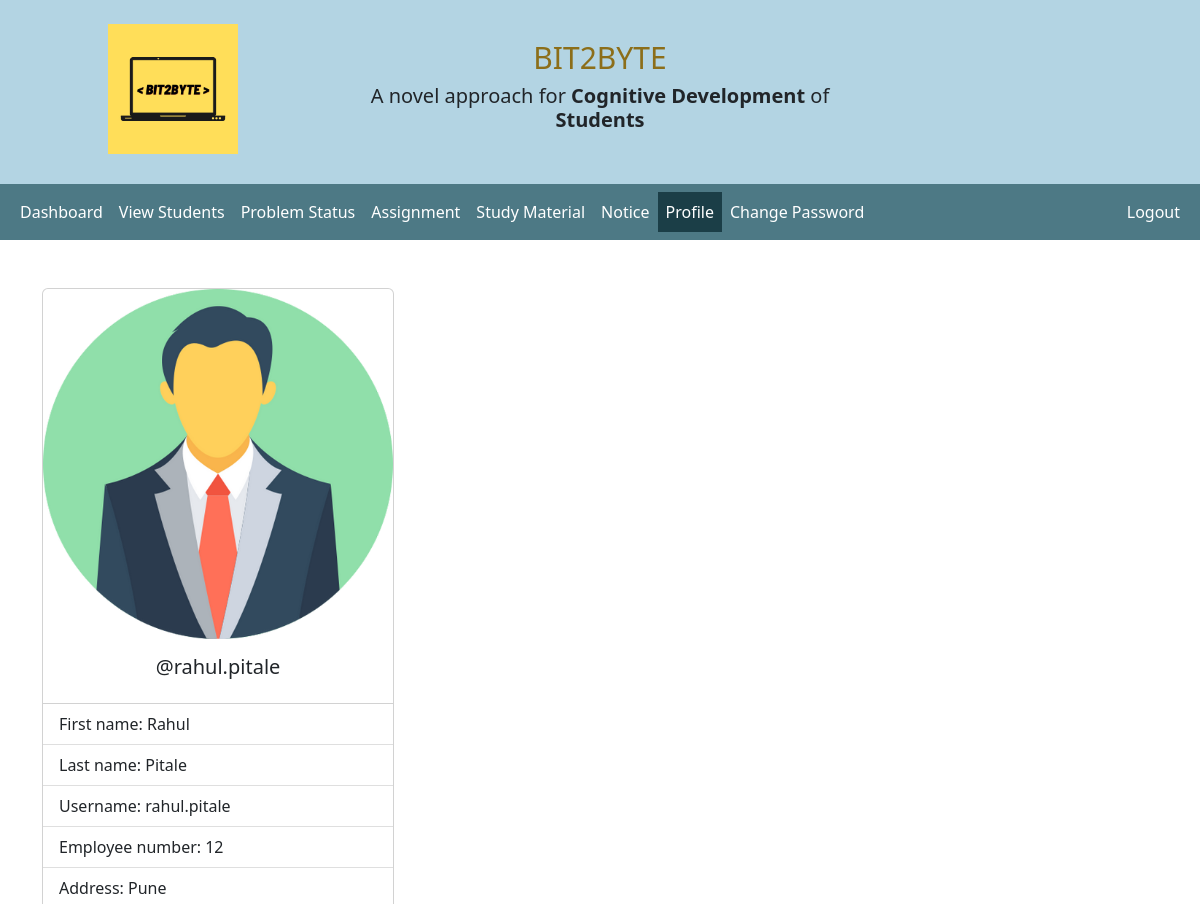
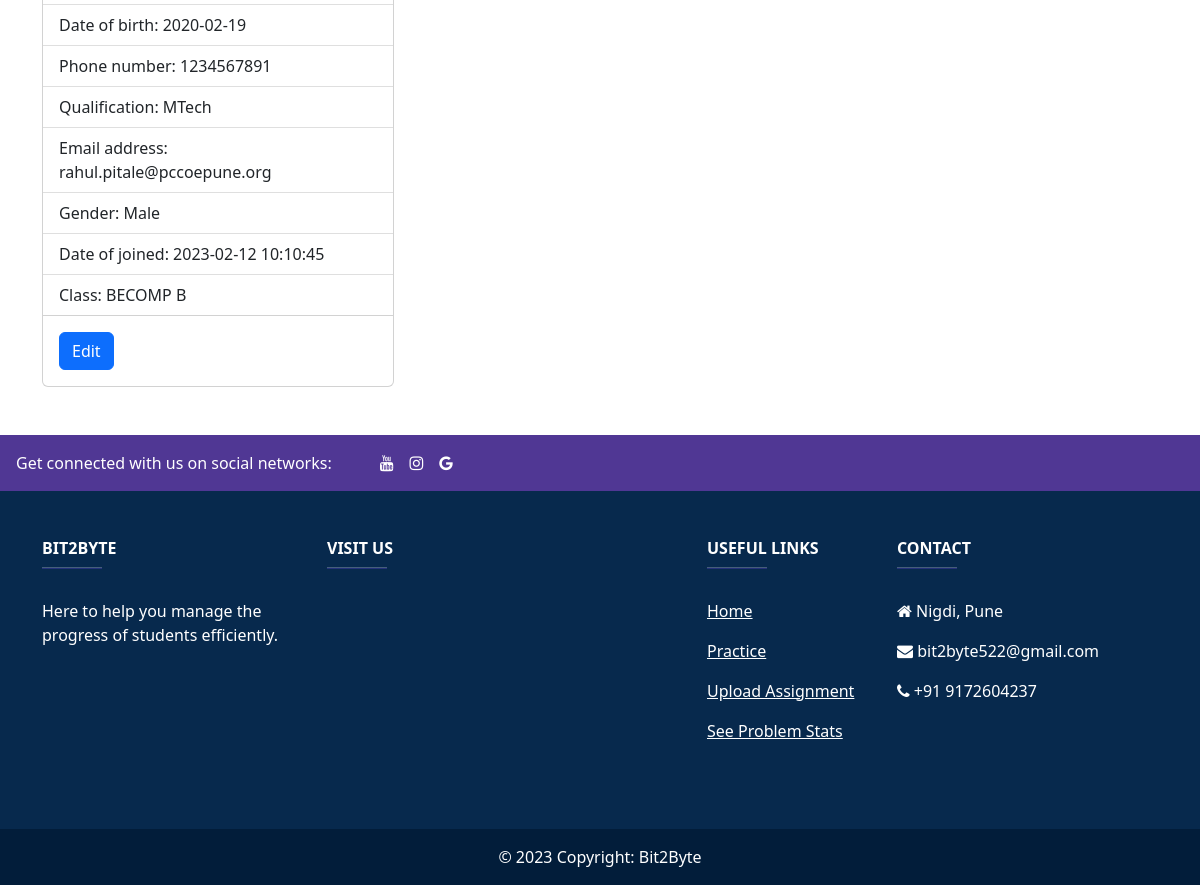
/teacher/teacher-view.php (signed in), run on the app's committed database (2 pictures, top to bottom).
### tables this page shows
CREATE TABLE `teachers` (
  `teacher_id` int(11) NOT NULL,
  `username` varchar(127) NOT NULL,
  `password` varchar(255) NOT NULL,
  `fname` varchar(127) NOT NULL,
  `lname` varchar(127) NOT NULL,
  `section` varchar(10) NOT NULL,
  `address` varchar(31) NOT NULL,
  `employee_number` int(11) NOT NULL,
  `date_of_birth` date DEFAULT NULL,
  `phone_number` varchar(31) NOT NULL,
  `qualification` varchar(127) NOT NULL,
  `gender` varchar(7) NOT NULL,
  `email_address` varchar(255) NOT NULL,
  `date_of_joined` datetime NOT NULL DEFAULT CURRENT_TIMESTAMP
);

CREATE TABLE `class` (
  `class_id` int(11) NOT NULL,
  `class_name` varchar(30) NOT NULL
);

CREATE TABLE `section` (
  `section_id` int(11) NOT NULL,
  `section` varchar(7) NOT NULL,
  `class_id` int(11) NOT NULL,
  `teacher` int(11) NOT NULL
);

### teacher/data/section.php (called while the page is built, shortened)
<?php
function getSectionById($section_id, $conn){
   $sql = "SELECT * FROM section
           WHERE section_id=?";
   $stmt = $conn->prepare($sql);
   $stmt->execute([$section_id]);
   if ($stmt->rowCount() == 1) {
     $section = $stmt->fetch();
     return $section;
   }else {
    return 0;
   }
}

### teacher/data/class.php (called while the page is built, shortened)
<?php
function getClassById($class_id, $conn){
   $sql = "SELECT * FROM class
           WHERE class_id=?";
   $stmt = $conn->prepare($sql);
   $stmt->execute([$class_id]);
   if ($stmt->rowCount() == 1) {
     $class = $stmt->fetch();
     return $class;
   }else {
    return 0;
   }
}

### teacher/teacher-view.php (the view, shortened to what this page needs)
<?php
if (isset($_SESSION['teacher_id']) &&
    isset($_SESSION['role'])) {
    if ($_SESSION['role'] == 'Teacher') {
       include "data/teacher.php";
       include "data/section.php";
       include "data/class.php";
 ?>
<!DOCTYPE html>
<html lang="en">
<head>
	<link rel="stylesheet" href="https://cdn.jsdelivr.net/npm/bootstrap@5.2.0/dist/css/bootstrap.min.css">
	<link rel="stylesheet" href="../css/style.css">
  <link rel="stylesheet" href="https://cdnjs.cloudflare.com/ajax/libs/font-awesome/4.7.0/css/font-awesome.min.css">
</head>
<body>
    <?php
    include "header.php";
        include "inc/navbar.php";
        if ($teacher != 0) {
     ?>
     <div class="container mt-5" style="min-height:70vh;">
         <div class="card" style="width: 22rem;">
          <img src="../img/teacher-<?=$teacher['gender']?>.png" class="card-img-top" alt="...">
          <div class="card-body">
            <h5 class="card-title text-center">@<?=$teacher['username']?></h5>
          </div>
          <ul class="list-group list-group-flush">
            <li class="list-group-item">First name: <?=$teacher['fname']?></li>
            <li class="list-group-item">Last name: <?=$teacher['lname']?></li>
            <li class="list-group-item">Username: <?=$teacher['username']?></li>
            <li class="list-group-item">Employee number: <?=$teacher['employee_number']?></li>
            <li class="list-group-item">Address: <?=$teacher['address']?></li>
            <li class="list-group-item">Date of birth: <?=$teacher['date_of_birth']?></li>
            <li class="list-group-item">Phone number: <?=$teacher['phone_number']?></li>
            <li class="list-group-item">Qualification: <?=$teacher['qualification']?></li>
            <li class="list-group-item">Email address: <?=$teacher['email_address']?></li>
            <li class="list-group-item">Gender: <?=$teacher['gender']?></li>
            <li class="list-group-item">Date of joined: <?=$teacher['date_of_joined']?></li>
            <li class="list-group-item">Class:
            <?php
                     $section = getSectionById($teacher['section'], $conn);
                     if($section == 0)
                     {
                        echo 'No class allocated';
                     }
                     else{
                        $class = getClassById($section['class_id'], $conn);
                        echo $class['class_name'].' '.$section['section'];
                     }
                  ?>
            </li>
          </ul>
          <div class="card-body">
            <a href="teacher-edit.php?teacher_id=<?=$teacher['teacher_id']?>"
                           class="btn btn-primary">Edit</a><br/>
          </div>
        </div>
     </div>
     <?php
        }else {
          header("Location: teacher.php");
          exit;
        }
     ?>
<br/><br/>
    <?php
    include "footer.php"
    ?>
</body>
</html>
<?php
  }else {
    header("Location: ../login.php");
    exit;
  }
}else {
	header("Location: ../login.php");
	exit;
}
?>

### data on the page
teachers: gender (picture), username "rahul.pitale", fname "Rahul", lname "Pitale", employee_number "12", address "Pune", date_of_birth "2020-02-19", phone_number "1234567891", qualification "MTech", email_address "rahul.pitale@pccoepune.org", gender "Male", date_of_joined "2023-02-12 10:10:45"
class: class_name "BECOMP"
section: section "B"
